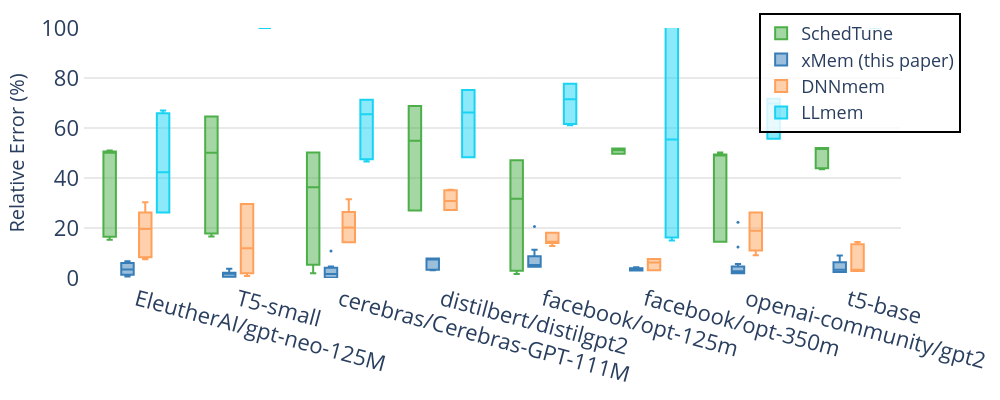

Here is the notebook cell this chart was saved with:
### Code cell
fig = e_plot.llm_plot_relative_error_in_box_diagram_with_verification_data(
    title="Evaluation-Relative Error Experiments Result across Estimators-SGD",
    data_dir=project_base,
    overall_median=False,
    image_size=(1000, 400),
    font_size=20,
    legend_font_size=18,
    tickfont_size=22,
    view_mode = False,
    yrange=(0, 100),
)
fig.show()

### Figure 1 — Plotly figure (JSON) as saved in the notebook; plotly's stock layout.template omitted (floating-point values rounded to 4 significant figures)
{"data": [{"alignmentgroup": "True", "hovertemplate": "Estimator=SchedTune<br>Model=%{x}<br>Error=%{y}<extra></extra>", "legendgroup": "SchedTune", "marker": {"color": "#4daf4a", "size": 3}, "name": "SchedTune", "notched": false, "offsetgroup": "SchedTune", "orientation": "v", "showlegend": true, "x": ["T5-small", "T5-small", "T5-small", "T5-small", "T5-small", "T5-small", "T5-small", "T5-small", "T5-small", "T5-small", "T5-small", "T5-small", "T5-small", "T5-small", "T5-small", "t5-base", "t5-base", "t5-base", "t5-base", "t5-base", "t5-base", "t5-base", "t5-base", "t5-base", "t5-base", "t5-base", "t5-base", "t5-base", "t5-base", "t5-base", "openai-community/gpt2", "openai-community/gpt2", "openai-community/gpt2", "openai-community/gpt2", "openai-community/gpt2", "openai-community/gpt2", "openai-community/gpt2", "openai-community/gpt2", "openai-community/gpt2", "openai-community/gpt2", "openai-community/gpt2", "openai-community/gpt2", "openai-community/gpt2", "openai-community/gpt2", "openai-community/gpt2", "facebook/opt-350m", "facebook/opt-350m", "facebook/opt-350m", "facebook/opt-350m", "facebook/opt-350m", "facebook/opt-350m", "facebook/opt-350m", "facebook/opt-350m", "facebook/opt-350m", "facebook/opt-350m", "facebook/opt-350m", "facebook/opt-350m", "facebook/opt-350m", "facebook/opt-350m", "facebook/opt-350m", "facebook/opt-125m", "facebook/opt-125m", "facebook/opt-125m", "facebook/opt-125m", "facebook/opt-125m", "facebook/opt-125m", "facebook/opt-125m", "facebook/opt-125m", "facebook/opt-125m", "facebook/opt-125m", "facebook/opt-125m", "facebook/opt-125m", "facebook/opt-125m", "facebook/opt-125m", "facebook/opt-125m", "EleutherAI/gpt-neo-125M", "EleutherAI/gpt-neo-125M", "EleutherAI/gpt-neo-125M", "EleutherAI/gpt-neo-125M", "EleutherAI/gpt-neo-125M", "EleutherAI/gpt-neo-125M", "EleutherAI/gpt-neo-125M", "EleutherAI/gpt-neo-125M", "EleutherAI/gpt-neo-125M", "EleutherAI/gpt-neo-125M", "EleutherAI/gpt-neo-125M", "EleutherAI/gpt-neo-125M", "EleutherAI/gpt-neo-125M", "EleutherAI/gpt-neo-125M", "EleutherAI/gpt-neo-125M", "distilbert/distilgpt2", "distilbert/distilgpt2", "distilbert/distilgpt2", "distilbert/distilgpt2", "distilbert/distilgpt2", "distilbert/distilgpt2", "distilbert/distilgpt2", "distilbert/distilgpt2", "distilbert/distilgpt2", "distilbert/distilgpt2", "distilbert/distilgpt2", "distilbert/distilgpt2", "distilbert/distilgpt2", "distilbert/distilgpt2", "distilbert/distilgpt2", "cerebras/Cerebras-GPT-111M", "cerebras/Cerebras-GPT-111M", "cerebras/Cerebras-GPT-111M", "cerebras/Cerebras-GPT-111M", "cerebras/Cerebras-GPT-111M", "cerebras/Cerebras-GPT-111M", "cerebras/Cerebras-GPT-111M", "cerebras/Cerebras-GPT-111M", "cerebras/Cerebras-GPT-111M", "cerebras/Cerebras-GPT-111M", "cerebras/Cerebras-GPT-111M", "cerebras/Cerebras-GPT-111M", "cerebras/Cerebras-GPT-111M", "cerebras/Cerebras-GPT-111M", "cerebras/Cerebras-GPT-111M"], "x0": " ", "xaxis": "x", "y": [64.63, 64.63, 64.63, 64.63, 64.63, 50.11, 50.11, 50.11, 50.11, 50.11, 16.58, 16.58, 16.58, 21.36, 16.64, 51.98, 51.99, 51.99, 51.99, 51.99, 51.75, 51.75, 51.75, 51.75, 51.75, 43.5, 45.1, 43.5, 43.5, 43.5, 49.39, 49.47, 48.95, 50.08, 50.16, 49.27, 49.27, 49.27, 49.27, 49.27, 14.5, 14.5, 14.5, 14.5, 14.5, 49.72, 49.72, 49.72, 49.72, 49.72, 51.8, 51.8, 51.8, 51.8, 51.8, 51.21, 51.61, 51.11, 51.11, 51.11, 47.15, 47.15, 47.15, 47.15, 47.15, 31.69, 31.69, 31.69, 31.69, 31.69, 2.935, 2.935, 2.935, 2.935, 1.604, 50.63, 50.96, 50.88, 50.96, 50.63, 50.13, 50.13, 50.13, 50.13, 50.13, 19.96, 15.31, 15.31, 15.31, 15.31, 68.75, 68.75, 68.75, 68.75, 68.75, 54.86, 54.86, 54.86, 54.86, 54.86, 27.14, 27.0, 27.0, 27.0, 27.0, 50.2, 50.2, 50.2, 50.2, 50.2, 36.3, 36.3, 36.3, 36.3, 36.3, 5.33, 1.873, 5.33, 5.33, 5.33], "y0": " ", "yaxis": "y", "type": "box"}, {"alignmentgroup": "True", "hovertemplate": "Estimator=xMem (this paper)<br>Model=%{x}<br>Error=%{y}<extra></extra>", "legendgroup": "xMem (this paper)", "marker": {"color": "#377eb8", "size": 3}, "name": "xMem (this paper)", "notched": false, "offsetgroup": "xMem (this paper)", "orientation": "v", "showlegend": true, "x": ["T5-small", "T5-small", "T5-small", "T5-small", "T5-small", "T5-small", "T5-small", "T5-small", "T5-small", "T5-small", "T5-small", "T5-small", "T5-small", "T5-small", "T5-small", "t5-base", "t5-base", "t5-base", "t5-base", "t5-base", "t5-base", "t5-base", "t5-base", "t5-base", "t5-base", "t5-base", "t5-base", "t5-base", "t5-base", "t5-base", "openai-community/gpt2", "openai-community/gpt2", "openai-community/gpt2", "openai-community/gpt2", "openai-community/gpt2", "openai-community/gpt2", "openai-community/gpt2", "openai-community/gpt2", "openai-community/gpt2", "openai-community/gpt2", "openai-community/gpt2", "openai-community/gpt2", "openai-community/gpt2", "openai-community/gpt2", "openai-community/gpt2", "facebook/opt-350m", "facebook/opt-350m", "facebook/opt-350m", "facebook/opt-350m", "facebook/opt-350m", "facebook/opt-350m", "facebook/opt-350m", "facebook/opt-350m", "facebook/opt-350m", "facebook/opt-350m", "facebook/opt-350m", "facebook/opt-350m", "facebook/opt-350m", "facebook/opt-350m", "facebook/opt-350m", "facebook/opt-125m", "facebook/opt-125m", "facebook/opt-125m", "facebook/opt-125m", "facebook/opt-125m", "facebook/opt-125m", "facebook/opt-125m", "facebook/opt-125m", "facebook/opt-125m", "facebook/opt-125m", "facebook/opt-125m", "facebook/opt-125m", "facebook/opt-125m", "facebook/opt-125m", "facebook/opt-125m", "EleutherAI/gpt-neo-125M", "EleutherAI/gpt-neo-125M", "EleutherAI/gpt-neo-125M", "EleutherAI/gpt-neo-125M", "EleutherAI/gpt-neo-125M", "EleutherAI/gpt-neo-125M", "EleutherAI/gpt-neo-125M", "EleutherAI/gpt-neo-125M", "EleutherAI/gpt-neo-125M", "EleutherAI/gpt-neo-125M", "EleutherAI/gpt-neo-125M", "EleutherAI/gpt-neo-125M", "EleutherAI/gpt-neo-125M", "EleutherAI/gpt-neo-125M", "EleutherAI/gpt-neo-125M", "distilbert/distilgpt2", "distilbert/distilgpt2", "distilbert/distilgpt2", "distilbert/distilgpt2", "distilbert/distilgpt2", "distilbert/distilgpt2", "distilbert/distilgpt2", "distilbert/distilgpt2", "distilbert/distilgpt2", "distilbert/distilgpt2", "distilbert/distilgpt2", "distilbert/distilgpt2", "distilbert/distilgpt2", "distilbert/distilgpt2", "distilbert/distilgpt2", "cerebras/Cerebras-GPT-111M", "cerebras/Cerebras-GPT-111M", "cerebras/Cerebras-GPT-111M", "cerebras/Cerebras-GPT-111M", "cerebras/Cerebras-GPT-111M", "cerebras/Cerebras-GPT-111M", "cerebras/Cerebras-GPT-111M", "cerebras/Cerebras-GPT-111M", "cerebras/Cerebras-GPT-111M", "cerebras/Cerebras-GPT-111M", "cerebras/Cerebras-GPT-111M", "cerebras/Cerebras-GPT-111M", "cerebras/Cerebras-GPT-111M", "cerebras/Cerebras-GPT-111M", "cerebras/Cerebras-GPT-111M"], "x0": " ", "xaxis": "x", "y": [1.706, 1.706, 1.706, 1.706, 1.706, 0.4541, 0.4541, 0.4541, 0.4541, 0.4541, 2.126, 2.126, 2.126, 3.722, 2.049, 2.404, 2.378, 2.378, 2.378, 2.378, 3.341, 3.341, 3.341, 3.341, 3.341, 7.072, 9.006, 6.35, 6.35, 6.35, 4.684, 4.507, 5.578, 3.256, 3.084, 1.923, 1.923, 1.923, 1.923, 1.923, 22.31, 2.669, 12.39, 2.669, 2.669, 3.428, 3.428, 3.428, 3.428, 3.428, 3.004, 3.004, 3.004, 3.004, 3.004, 4.106, 3.247, 4.323, 4.323, 4.323, 5.156, 5.156, 5.156, 5.156, 5.156, 4.494, 4.494, 4.494, 4.494, 4.494, 20.56, 8.658, 11.31, 8.658, 10.15, 6.716, 5.987, 6.161, 5.987, 6.716, 3.42, 3.42, 3.42, 3.42, 3.42, 6.069, 0.6138, 0.6138, 0.6138, 0.6138, 7.736, 7.736, 7.736, 7.736, 7.736, 7.765, 7.765, 7.765, 7.765, 7.765, 3.117, 3.322, 3.322, 3.322, 3.322, 1.638, 1.638, 1.638, 1.638, 1.638, 0.07102, 0.07102, 0.07102, 0.07102, 0.07102, 4.58, 2.571, 4.58, 4.58, 10.8], "y0": " ", "yaxis": "y", "type": "box"}, {"alignmentgroup": "True", "hovertemplate": "Estimator=DNNmem<br>Model=%{x}<br>Error=%{y}<extra></extra>", "legendgroup": "DNNmem", "marker": {"color": "#FFA15A", "size": 3}, "name": "DNNmem", "notched": false, "offsetgroup": "DNNmem", "orientation": "v", "showlegend": true, "x": ["T5-small", "T5-small", "T5-small", "T5-small", "T5-small", "T5-small", "T5-small", "T5-small", "T5-small", "T5-small", "T5-small", "T5-small", "T5-small", "T5-small", "T5-small", "t5-base", "t5-base", "t5-base", "t5-base", "t5-base", "t5-base", "t5-base", "t5-base", "t5-base", "t5-base", "t5-base", "t5-base", "t5-base", "t5-base", "t5-base", "openai-community/gpt2", "openai-community/gpt2", "openai-community/gpt2", "openai-community/gpt2", "openai-community/gpt2", "openai-community/gpt2", "openai-community/gpt2", "openai-community/gpt2", "openai-community/gpt2", "openai-community/gpt2", "openai-community/gpt2", "openai-community/gpt2", "openai-community/gpt2", "openai-community/gpt2", "openai-community/gpt2", "facebook/opt-350m", "facebook/opt-350m", "facebook/opt-350m", "facebook/opt-350m", "facebook/opt-350m", "facebook/opt-350m", "facebook/opt-350m", "facebook/opt-350m", "facebook/opt-350m", "facebook/opt-350m", "facebook/opt-350m", "facebook/opt-350m", "facebook/opt-350m", "facebook/opt-350m", "facebook/opt-350m", "facebook/opt-125m", "facebook/opt-125m", "facebook/opt-125m", "facebook/opt-125m", "facebook/opt-125m", "facebook/opt-125m", "facebook/opt-125m", "facebook/opt-125m", "facebook/opt-125m", "facebook/opt-125m", "facebook/opt-125m", "facebook/opt-125m", "facebook/opt-125m", "facebook/opt-125m", "facebook/opt-125m", "EleutherAI/gpt-neo-125M", "EleutherAI/gpt-neo-125M", "EleutherAI/gpt-neo-125M", "EleutherAI/gpt-neo-125M", "EleutherAI/gpt-neo-125M", "EleutherAI/gpt-neo-125M", "EleutherAI/gpt-neo-125M", "EleutherAI/gpt-neo-125M", "EleutherAI/gpt-neo-125M", "EleutherAI/gpt-neo-125M", "EleutherAI/gpt-neo-125M", "EleutherAI/gpt-neo-125M", "EleutherAI/gpt-neo-125M", "EleutherAI/gpt-neo-125M", "EleutherAI/gpt-neo-125M", "distilbert/distilgpt2", "distilbert/distilgpt2", "distilbert/distilgpt2", "distilbert/distilgpt2", "distilbert/distilgpt2", "distilbert/distilgpt2", "distilbert/distilgpt2", "distilbert/distilgpt2", "distilbert/distilgpt2", "distilbert/distilgpt2", "distilbert/distilgpt2", "distilbert/distilgpt2", "distilbert/distilgpt2", "distilbert/distilgpt2", "distilbert/distilgpt2", "cerebras/Cerebras-GPT-111M", "cerebras/Cerebras-GPT-111M", "cerebras/Cerebras-GPT-111M", "cerebras/Cerebras-GPT-111M", "cerebras/Cerebras-GPT-111M", "cerebras/Cerebras-GPT-111M", "cerebras/Cerebras-GPT-111M", "cerebras/Cerebras-GPT-111M", "cerebras/Cerebras-GPT-111M", "cerebras/Cerebras-GPT-111M", "cerebras/Cerebras-GPT-111M", "cerebras/Cerebras-GPT-111M", "cerebras/Cerebras-GPT-111M", "cerebras/Cerebras-GPT-111M", "cerebras/Cerebras-GPT-111M"], "x0": " ", "xaxis": "x", "y": [29.62, 29.62, 29.62, 29.62, 29.62, 11.9, 11.9, 11.9, 11.9, 11.9, 0.8352, 0.8352, 0.8352, 4.939, 0.7587, 2.864, 2.838, 2.838, 2.838, 2.838, 3.315, 3.315, 3.315, 3.315, 3.315, 14.35, 11.11, 14.35, 14.35, 14.35, 10.75, 10.56, 11.7, 9.24, 9.058, 18.92, 18.92, 18.92, 18.92, 18.92, 26.17, 26.17, 26.17, 26.17, 26.17, 7.633, 7.633, 7.633, 7.633, 7.633, 3.132, 3.132, 3.132, 3.132, 3.132, 6.367, 7.139, 6.172, 6.172, 6.172, 18.15, 18.15, 18.15, 18.15, 18.15, 14.51, 14.51, 14.51, 14.51, 14.51, 14.02, 14.02, 14.02, 14.02, 12.84, 8.258, 7.518, 7.694, 7.518, 8.258, 19.57, 19.57, 19.57, 19.57, 19.57, 30.25, 26.2, 26.2, 26.2, 26.2, 30.77, 30.77, 30.77, 30.77, 30.77, 27.2, 27.2, 27.2, 27.2, 27.2, 35.28, 35.15, 35.15, 35.15, 35.15, 14.3, 14.3, 14.3, 14.3, 14.3, 20.21, 20.21, 20.21, 20.21, 20.21, 26.42, 31.46, 26.42, 26.42, 26.42], "y0": " ", "yaxis": "y", "type": "box"}, {"alignmentgroup": "True", "hovertemplate": "Estimator=LLmem<br>Model=%{x}<br>Error=%{y}<extra></extra>", "legendgroup": "LLmem", "marker": {"color": "#19d3f3", "size": 3}, "name": "LLmem", "notched": false, "offsetgroup": "LLmem", "orientation": "v", "showlegend": true, "x": ["T5-small", "T5-small", "T5-small", "T5-small", "T5-small", "T5-small", "T5-small", "T5-small", "T5-small", "T5-small", "T5-small", "T5-small", "T5-small", "T5-small", "T5-small", "t5-base", "t5-base", "t5-base", "t5-base", "t5-base", "t5-base", "t5-base", "t5-base", "t5-base", "t5-base", "t5-base", "t5-base", "t5-base", "t5-base", "t5-base", "openai-community/gpt2", "openai-community/gpt2", "openai-community/gpt2", "openai-community/gpt2", "openai-community/gpt2", "openai-community/gpt2", "openai-community/gpt2", "openai-community/gpt2", "openai-community/gpt2", "openai-community/gpt2", "openai-community/gpt2", "openai-community/gpt2", "openai-community/gpt2", "openai-community/gpt2", "openai-community/gpt2", "facebook/opt-350m", "facebook/opt-350m", "facebook/opt-350m", "facebook/opt-350m", "facebook/opt-350m", "facebook/opt-350m", "facebook/opt-350m", "facebook/opt-350m", "facebook/opt-350m", "facebook/opt-350m", "facebook/opt-350m", "facebook/opt-350m", "facebook/opt-350m", "facebook/opt-350m", "facebook/opt-350m", "facebook/opt-125m", "facebook/opt-125m", "facebook/opt-125m", "facebook/opt-125m", "facebook/opt-125m", "facebook/opt-125m", "facebook/opt-125m", "facebook/opt-125m", "facebook/opt-125m", "facebook/opt-125m", "facebook/opt-125m", "facebook/opt-125m", "facebook/opt-125m", "facebook/opt-125m", "facebook/opt-125m", "EleutherAI/gpt-neo-125M", "EleutherAI/gpt-neo-125M", "EleutherAI/gpt-neo-125M", "EleutherAI/gpt-neo-125M", "EleutherAI/gpt-neo-125M", "EleutherAI/gpt-neo-125M", "EleutherAI/gpt-neo-125M", "EleutherAI/gpt-neo-125M", "EleutherAI/gpt-neo-125M", "EleutherAI/gpt-neo-125M", "EleutherAI/gpt-neo-125M", "EleutherAI/gpt-neo-125M", "EleutherAI/gpt-neo-125M", "EleutherAI/gpt-neo-125M", "EleutherAI/gpt-neo-125M", "distilbert/distilgpt2", "distilbert/distilgpt2", "distilbert/distilgpt2", "distilbert/distilgpt2", "distilbert/distilgpt2", "distilbert/distilgpt2", "distilbert/distilgpt2", "distilbert/distilgpt2", "distilbert/distilgpt2", "distilbert/distilgpt2", "distilbert/distilgpt2", "distilbert/distilgpt2", "distilbert/distilgpt2", "distilbert/distilgpt2", "distilbert/distilgpt2", "cerebras/Cerebras-GPT-111M", "cerebras/Cerebras-GPT-111M", "cerebras/Cerebras-GPT-111M", "cerebras/Cerebras-GPT-111M", "cerebras/Cerebras-GPT-111M", "cerebras/Cerebras-GPT-111M", "cerebras/Cerebras-GPT-111M", "cerebras/Cerebras-GPT-111M", "cerebras/Cerebras-GPT-111M", "cerebras/Cerebras-GPT-111M", "cerebras/Cerebras-GPT-111M", "cerebras/Cerebras-GPT-111M", "cerebras/Cerebras-GPT-111M", "cerebras/Cerebras-GPT-111M", "cerebras/Cerebras-GPT-111M"], "x0": " ", "xaxis": "x", "y": [100.0, 100.0, 100.0, 100.0, 100.0, 100.0, 100.0, 100.0, 100.0, 100.0, 100.0, 100.0, 100.0, 100.0, 100.0, 100.0, 100.0, 100.0, 100.0, 100.0, 100.0, 100.0, 100.0, 100.0, 100.0, 100.0, 100.0, 100.0, 100.0, 100.0, 69.78, 69.83, 69.52, 70.19, 70.24, 71.75, 71.75, 71.75, 71.75, 71.75, 55.67, 55.67, 55.67, 55.67, 55.67, 104.8, 104.8, 104.8, 104.8, 104.8, 55.4, 55.4, 55.4, 55.4, 55.4, 15.93, 14.97, 16.17, 16.17, 16.17, 77.7, 77.7, 77.7, 77.7, 77.7, 71.52, 71.52, 71.52, 71.52, 71.52, 61.09, 61.09, 61.09, 61.09, 63.3, 67.0, 65.86, 66.13, 65.86, 67.0, 26.22, 26.22, 26.22, 26.22, 26.22, 34.45, 42.26, 42.26, 42.26, 42.26, 75.23, 75.23, 75.23, 75.23, 75.23, 66.19, 66.19, 66.19, 66.19, 66.19, 48.41, 48.31, 48.31, 48.31, 48.31, 71.27, 71.27, 71.27, 71.27, 71.27, 65.52, 65.52, 65.52, 65.52, 65.52, 46.56, 50.22, 46.56, 46.56, 46.56], "y0": " ", "yaxis": "y", "type": "box"}], "layout": {"xaxis": {"anchor": "y", "domain": [0.0, 1.0], "title": {"font": {"size": 20}}, "categoryorder": "array", "categoryarray": ["EleutherAI/gpt-neo-125M", "T5-small", "cerebras/Cerebras-GPT-111M", "distilbert/distilgpt2", "facebook/opt-125m", "facebook/opt-350m", "openai-community/gpt2", "t5-base"], "tickangle": 15, "tickfont": {"size": 22}, "showgrid": false}, "yaxis": {"anchor": "x", "domain": [0.0, 1.0], "title": {"text": "Relative Error (%)", "font": {"size": 20}}, "tickfont": {"size": 22}, "showgrid": true, "gridcolor": "LightGray", "zeroline": false, "range": [0, 100]}, "legend": {"title": {}, "tracegroupgap": 0, "font": {"size": 18}, "orientation": "v", "yanchor": "bottom", "y": 0.58, "xanchor": "center", "x": 0.95, "bgcolor": "rgba(255,255,255,0.8)", "bordercolor": "Black", "borderwidth": 2}, "margin": {"t": 20, "l": 60, "r": 20, "b": 50, "pad": 4}, "boxmode": "group", "font": {"size": 20}, "title": {"x": 0.5}, "plot_bgcolor": "white", "width": 1000, "height": 400}}
